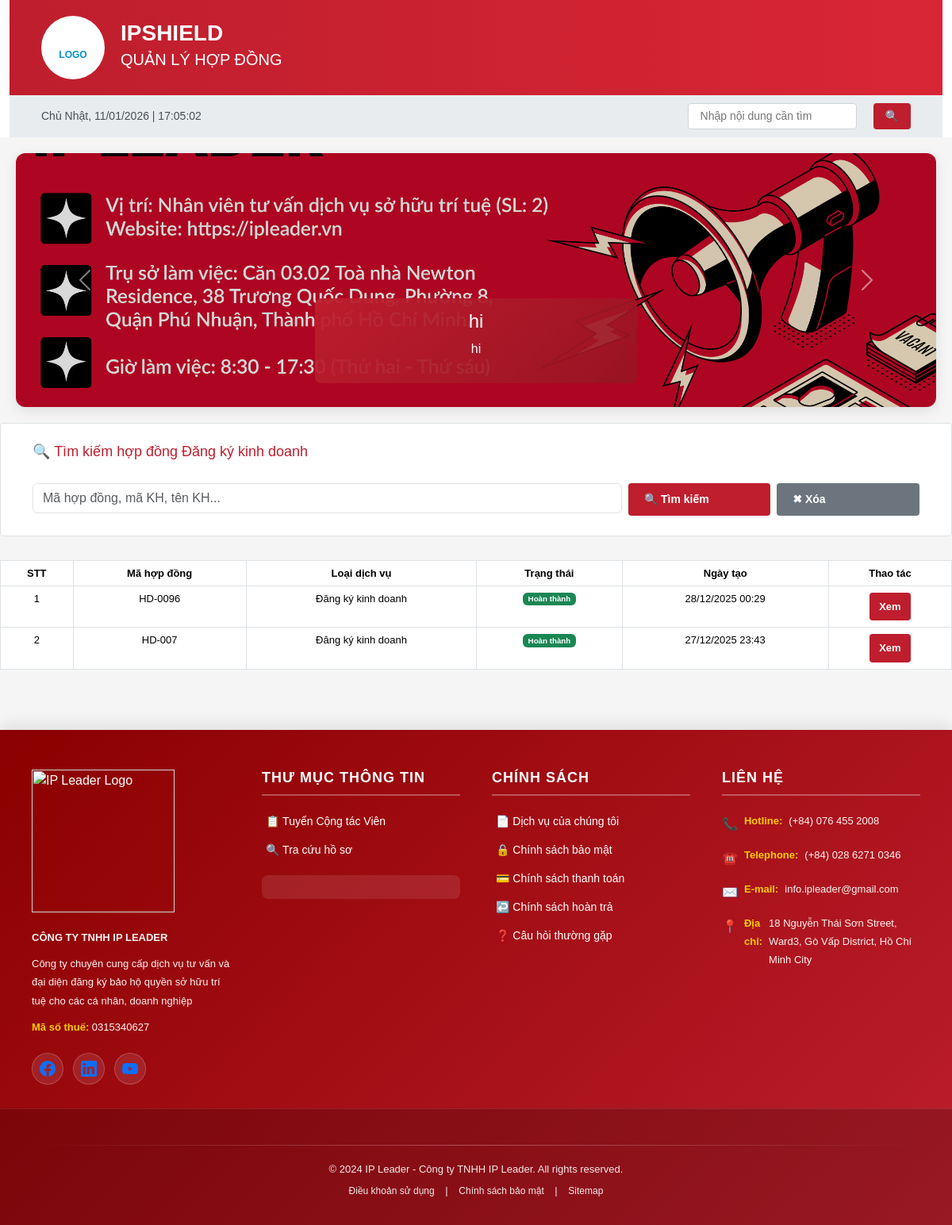
The page /hop-dong/dang-ky-kinh-doanh/ on the database as committed earlier.
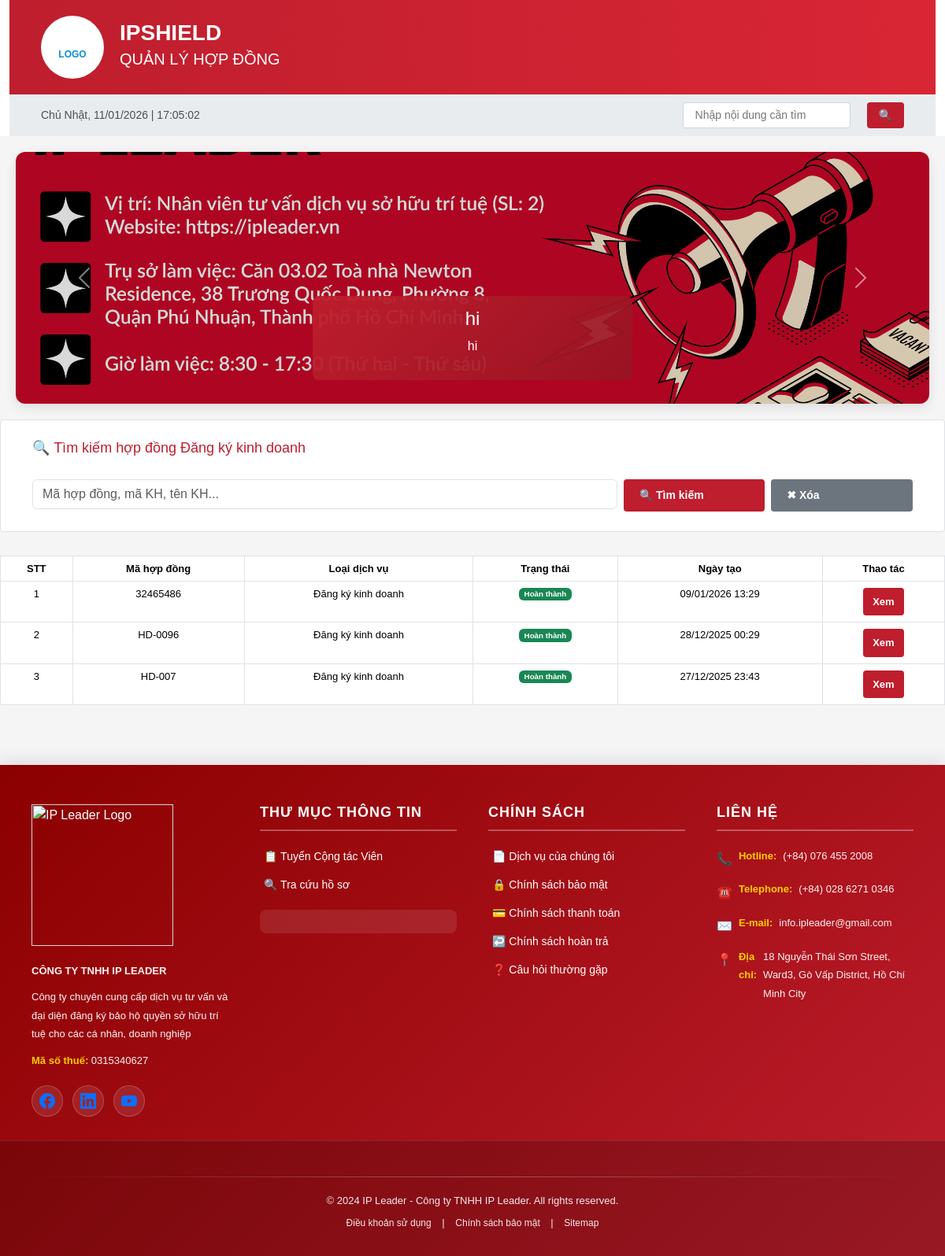
The same page on the database as committed later.
### ipshieldapp/models.py (models this page shows, shortened)
class Slider(models.Model):
    title = models.CharField(max_length=255)
    description = models.CharField(max_length=255, blank=True)
    image = models.ImageField(upload_to='sliders/')
    is_active = models.BooleanField(default=True)

class Contract(models.Model):
    SERVICE_TYPE_CHOICES = (
        ('nhanhieu', 'Đăng ký nhãn hiệu'),
        ('banquyen', 'Bản quyền tác giả'),
        ('dkkd', 'Đăng ký kinh doanh'),
        ('dautu', 'Đăng ký đầu tư'),
        ('khac', 'Dịch vụ khác'),
    )
    CONTRACT_STATUS_CHOICES = (
        ('pending', 'Đang chờ xử lý'),
        ('processing', 'Đang xử lý'),
        ('completed', 'Hoàn thành'),
        ('paused', 'Ngưng'),
    )
    PAYMENT_TYPE_CHOICES = (
        ('full', 'Trả dứt điểm'),
        ('installment', 'Trả nhiều đợt'),
    )
    customer = models.ForeignKey(
        Customer,
        on_delete=models.CASCADE,
        related_name='contracts'
    )
    service_type = models.CharField(
        max_length=50,
        choices=SERVICE_TYPE_CHOICES
    )
    contract_no = models.CharField(max_length=50, unique=True)
    contract_value = models.DecimalField(
        max_digits=15,
        decimal_places=0,
        verbose_name='Giá trị hợp đồng'
    )
    payment_type = models.CharField(
        max_length=20,
        choices=PAYMENT_TYPE_CHOICES,
        verbose_name='Hình thức thanh toán'
    )
    prepaid_amount = models.DecimalField(
        max_digits=15,
        decimal_places=0,
        default=0,
        verbose_name='Số tiền trả trước'
    )
    payment_date = models.DateField(
        blank=True,
        null=True,
        verbose_name='Ngày thanh toán'
    )
    status = models.CharField(
        max_length=20,
        choices=CONTRACT_STATUS_CHOICES,
        default='pending'
    )
    created_at = models.DateTimeField(auto_now_add=True)
    updated_at = models.DateTimeField(default=timezone.now)
    class Meta:
        verbose_name = 'Hợp đồng'
        verbose_name_plural = 'Hợp đồng'
        indexes = [
            models.Index(fields=['contract_no']),
            models.Index(fields=['customer', 'status']),
            models.Index(fields=['created_at']),
        ]

### ipshieldapp/views.py (the view, shortened to what this page needs)
# urls.py: path('hop-dong/dang-ky-kinh-doanh/', views.contract_business_search, name='contract_business_search'),
def contract_business_search(request):
    q = request.GET.get('q', '').strip()
    contracts = Contract.objects.filter(service_type='dkkd')
    contracts = contracts.order_by('-created_at')
    return render(request, 'contract_business_search.html', {
        'contracts': contracts,
        'q': q
    })

### ipshieldapp/context_processors.py (called while the page is built)
def global_sliders(request):
    return {
        'sliders': Slider.objects.filter(is_active=True)
    }

### templates/contract_business_search.html (shortened to what this page needs)
{% extends 'base.html' %}
{% load static %}
{% block body_block %}
<form method="get">
    <div class="search-section">
        <h3>🔍 Tìm kiếm hợp đồng Đăng ký kinh doanh</h3>
        <div class="row g-2 mt-2">
            <div class="col-12 col-md-6 col-lg-8">
                <input type="text"
                       name="q"
                       value="{{ q }}"
                       class="form-control"
                       placeholder="Mã hợp đồng, mã KH, tên KH...">
            </div>
            <div class="col-6 col-md-3 col-lg-2">
                <button type="submit" class="btn btn-primary w-100">
                    🔍 Tìm kiếm
                </button>
            </div>
            <div class="col-6 col-md-3 col-lg-2">
                <a href="{% url 'contract_business_search' %}"
                   class="btn btn-secondary w-100">
                    ✖ Xóa
                </a>
            </div>
        </div>
    </div>
</form>
{% if contracts %}
<div class="contracts-card mt-4">
    <div class="table-responsive">
        <table class="table table-bordered table-hover">
            <thead>
                <tr>
                    <th>STT</th>
                    <th>Mã hợp đồng</th>
                    <th>Loại dịch vụ</th>
                    <th>Trạng thái</th>
                    <th>Ngày tạo</th>
                    <th>Thao tác</th>
                </tr>
            </thead>
            <tbody>
                {% for contract in contracts %}
                <tr>
                    <td>{{ forloop.counter }}</td>
                    <td>{{ contract.contract_no }}</td>
                    <td>{{ contract.get_service_type_display }}</td>
                    <td>
                        {% if contract.status == 'completed' %}
                            <span class="badge bg-success">
                                {{ contract.get_status_display }}
                            </span>
                        {% elif contract.status == 'processing' %}
                            <span class="badge bg-warning text-dark">
                                {{ contract.get_status_display }}
                            </span>
                        {% else %}
                            <span class="badge bg-secondary">
                                {{ contract.get_status_display }}
                            </span>
                        {% endif %}
                    </td>
                    <td>{{ contract.created_at|date:"d/m/Y H:i" }}</td>
                    <td>
                        <a href="{% url 'contract_detail' id=contract.id %}"
                           class="btn btn-sm btn-info">
                            Xem
                        </a>
                    </td>
                </tr>
                {% endfor %}
            </tbody>
        </table>
    </div>
</div>
{% else %}
<div class="text-center mt-4">
    <p>Không tìm thấy hợp đồng đăng ký kinh doanh.</p>
</div>
{% endif %}
{% endblock %}

### templates/base.html (shortened to what the changed rows need)
{% load static %}
<head>
    <link href="https://cdn.jsdelivr.net/npm/bootstrap@5.3.8/dist/css/bootstrap.min.css" rel="stylesheet">
    <link href="{% static 'css/base.css' %}" rel="stylesheet">
</head>
    <div class="container">
        <div class="header">
            <div class="header-title">
                <h1>IPSHIELD</h1>
                <h2>QUẢN LÝ HỢP ĐỒNG</h2>
            </div>
        </div>
        </div>
<div class="carousel-section" style="margin:20px; box-shadow:0 4px 15px rgba(0,0,0,0.1); border-radius:12px; overflow:hidden;">
    <div id="mainCarousel" class="carousel slide" data-bs-ride="carousel" data-bs-interval="3500">
        <div class="carousel-inner">
            {% for slider in sliders %}
            <div class="carousel-item {% if forloop.first %}active{% endif %}">
                <img src="{{ slider.image.url }}"
                     class="d-block w-100"
                     alt="{{ slider.title }}"
                     style="height:320px; object-fit:cover; filter:brightness(0.85);">
                <div class="carousel-caption d-none d-md-block"
                     style="background:linear-gradient(135deg, rgba(190,30,45,.95), rgba(150,20,35,.9));
                            padding:15px 30px;
                            border-radius:8px;
                            bottom:30px;
                            left:50%;
                            transform:translateX(-50%);
                            max-width:80%;">
                    <h4>{{ slider.title }}</h4>
                    <p>{{ slider.description }}</p>
                </div>
            </div>
            {% endfor %}
        </div>
    </div>
</div>
 {% block body_block %}
              {% endblock %}

Rows that differ between the two databases and show on the page:
added Contract: contract_no "32465486", service_type "Đăng ký kinh doanh", status "Hoàn thành", created_at "09/01/2026 13:29"
